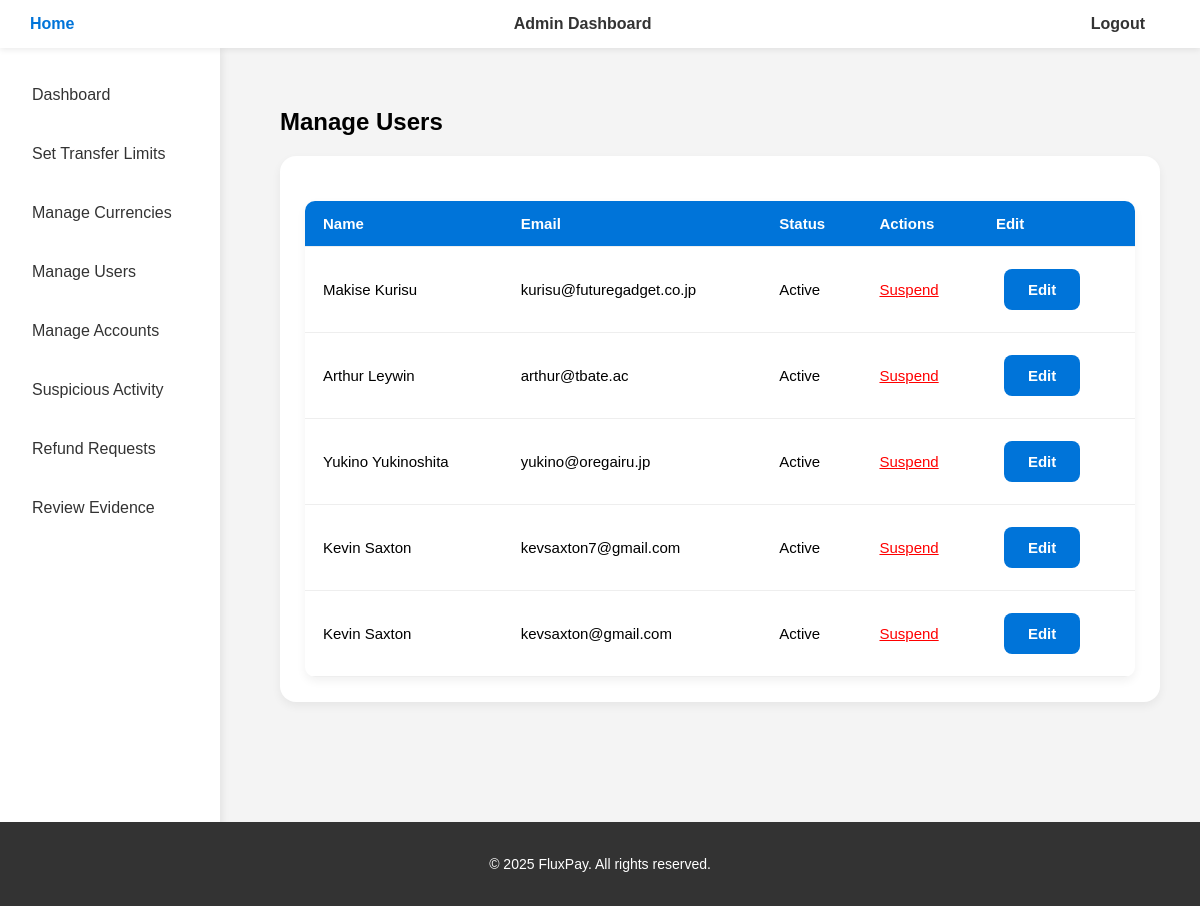
The page /php/admin_manage_users.php (signed in) on the database its author committed.
### tables this page shows
CREATE TABLE User (
    userID INTEGER PRIMARY KEY AUTOINCREMENT,
    firstName CHAR(100) NOT NULL,
    middleName CHAR(100),
    lastName CHAR(100) NOT NULL,
    address VARCHAR(100) NOT NULL,
    userStatus VARCHAR(50) NOT NULL,
    verificationStatus VARCHAR(50) NOT NULL,
    email CHAR(100) NOT NULL UNIQUE,
    password VARCHAR(100) NOT NULL
);

### php/admin_manage_users.php (the view, shortened to what this page needs)
<?php
include "../components/config.php";
include "../components/header.php";
include "../components/sidebar_admin.php";
$stmt = $pdo->query("SELECT userID, firstName, lastName, email, userStatus FROM User ORDER BY userID ASC");
$users = $stmt->fetchAll(PDO::FETCH_ASSOC);
?>
<link rel="stylesheet" href="../css/styles.css">
<div class="main-content">
    <h2>Manage Users</h2>
    <div class="card">
        <?php if (empty($users)): ?>
            <p>No users found.</p>
        <?php else: ?>
            <table>
                <thead>
                    <tr>
                        <th>Name</th>
                        <th>Email</th>
                        <th>Status</th>
                        <th>Actions</th>
                        <th>Edit</th>
                    </tr>
                </thead>
                <tbody>
                    <?php foreach ($users as $user): ?>
                        <tr>
                            <td><?php echo htmlspecialchars($user['firstName'] . ' ' . $user['lastName']); ?></td>
                            <td><?php echo htmlspecialchars($user['email']); ?></td>
                            <td><?php echo htmlspecialchars(ucfirst($user['userStatus'])); ?></td>
                            <td>
                                <?php if ($user['userStatus'] === 'active'): ?>
                                    <a href="?suspend=<?php echo $user['userID']; ?>" style="color:red;">Suspend</a>
                                <?php else: ?>
                                    <a href="?unsuspend=<?php echo $user['userID']; ?>" style="color:green;">Unsuspend</a>
                                <?php endif; ?>
                            </td>
                            <td>
                                <a href="admin_edit_user.php?id=<?php echo $user['userID']; ?>" class="button">Edit</a>
                            </td>
                        </tr>
                    <?php endforeach; ?>
                </tbody>
            </table>
        <?php endif; ?>
    </div>
</div>
<?php include "../components/footer.php"; ?>

### css/styles.css (style rules this page uses)
*, *::before, *::after { box-sizing: border-box; transition: all 0.3s ease; }
.main-content { margin-left: 240px; padding: 40px; width: calc(100% - 240px); }
.card { background-color: white; padding: 25px; margin-bottom: 30px; border-radius: 16px; box-shadow: 0 4px 10px rgba(0,0,0,0.06); transition: transform 0.2s ease; }
.button { margin: 0.5rem; background-color: #0074D9; color: white; padding: 12px 24px; border-radius: 8px; text-decoration: none; font-weight: bold; display: inline-block; }
table { width: 100%; background-color: white; border-collapse: collapse; margin-top: 20px; border-radius: 10px; overflow: hidden; box-shadow: 0 4px 10px rgba(0,0,0,0.06); }
th, td { padding: 14px 18px; text-align: left; border-bottom: 1px solid #eee; font-size: 15px; }
th { background-color: #0074D9; color: white; }

### rows shown on the page
user: firstName+lastName "Makise Kurisu", email "kurisu@futuregadget.co.jp", userStatus "Active"
user: firstName+lastName "Arthur Leywin", email "arthur@tbate.ac", userStatus "Active"
user: firstName+lastName "Yukino Yukinoshita", email "yukino@oregairu.jp", userStatus "Active"
user: firstName+lastName "Kevin Saxton", email "kevsaxton7@gmail.com", userStatus "Active"
user: firstName+lastName "Kevin Saxton", email "kevsaxton@gmail.com", userStatus "Active"
